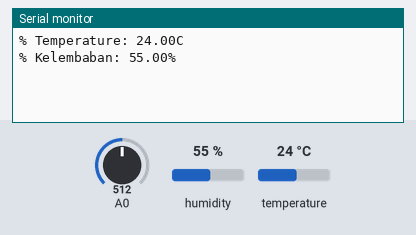
Bench run of a sketch on a simulated ESP8266 (NodeMCU). Shown: the last lines printed to the serial monitor. Inputs (shaded band) come from the test bench; at power-on: humidity 55 %, temperature 24 °C, A0 = 512. WiFi joins after 1.5 s; servers stay silent unless stated.

Above: at 3.0 s.
3.1 s: humidity set to 22 %
At 4.4 s:
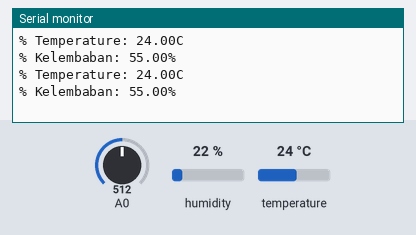
4.6 s: temperature set to 12 °C
At 6.0 s:
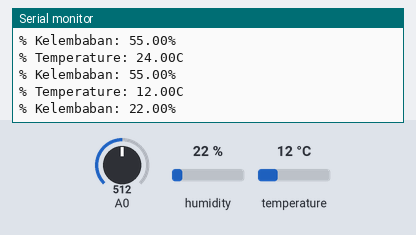
6.1 s: humidity set to 40 %
At 7.6 s:
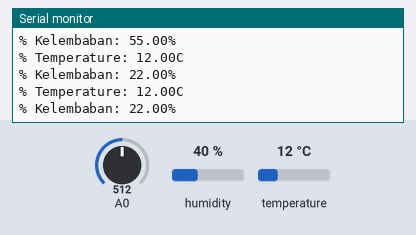
Timing chart, 0 to 9.1 s (numbered marks = the images above; inputs shaded):
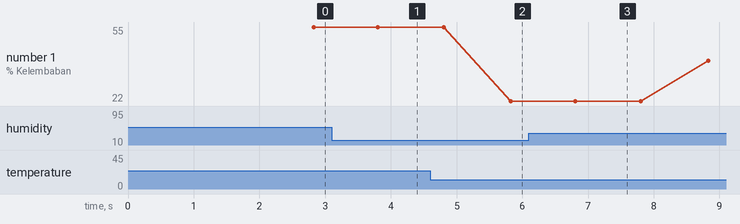

Measured:
- after the input at 4.6 s, the serial monitor: prints a new line after 1.2 s (image 2)
- plotted number 1: 22 → 40 after the input at 6.1 s

The sketch:

Flame_DHT11_MonitoringSuhuKelembapanKebakaran.ino
```cpp
#define BLYNK_TEMPLATE_ID "TMPLV5qz6z54"
#define BLYNK_DEVICE_NAME "Blynk API"
#define BLYNK_AUTH_TOKEN "c2_hpaqvpe6YpiZuTiH3j4SKVwOAgbM6"

#include <ESP8266WiFi.h> // include library
#include <BlynkSimpleEsp8266.h> // include library
#include <DHT.h> //Library untuk DHT
#define DHTPIN D3 //deklarasi pin D3 untuk output dari DHT11
#define DHTTYPE DHT11 //Tipe DHT11
DHT dht(DHTPIN, DHTTYPE);
BlynkTimer timer;
char auth[] = BLYNK_AUTH_TOKEN ; //Auth Token

char ssid[] = "Suradi"; //nama hotspot yang digunakan
char pass[] = "Bangau12"; //password hotspot yang digunakan

// lowest and highest sensor readings:
const int sensorMin = 0;     // sensor minimum
const int sensorMax = 1024;  // sensor maximum

//function untuk pengiriman sensor
void sendSensor()
{
float t = dht.readTemperature(); //pembacaan sensor
float h = dht.readHumidity();
int sensorReading = analogRead(A0);
int range = map(sensorReading, sensorMin, sensorMax, 0, 3);
Serial.print("% Temperature: ");
Serial.print(t);
Serial.println("C ");
Serial.print("% Kelembaban: ");
Serial.print(h);
Serial.println("% ");

switch (range) {
  case 0:    // A fire closer than 1.5 feet away.
    Blynk.virtualWrite(V4,"3");
    break;
  case 1:    // A fire between 1-3 feet away.
    Blynk.virtualWrite(V4,"2");
    break;
  case 2:    // No fire detected.
    Blynk.virtualWrite(V4,"1");
    break;
  }
  delay(1);  // delay between reads
Blynk.virtualWrite(V2, t); //mengirimkan data temperatur ke Virtual pin VO di Blynk Cloud
Blynk.virtualWrite(V3, h); //mengirimkan data kelemaban ke Virtual pin V1 di Blynk Cloud

}
void setup() {
  // initialize serial communication @ 9600 baud:
Serial.begin(115200); //serial monitor menggunakan bautrate 9600
Blynk.begin(auth, ssid, pass); //memulai Blynk
dht.begin(); //mengaktifkan DHT11
timer.setInterval(1000L, sendSensor); //Mengaktifkan timer untuk pengiriman data 1000ms
}

void loop() {
Blynk.run(); //menjalankan blynk
timer.run(); //menjalankan timer
}
```
